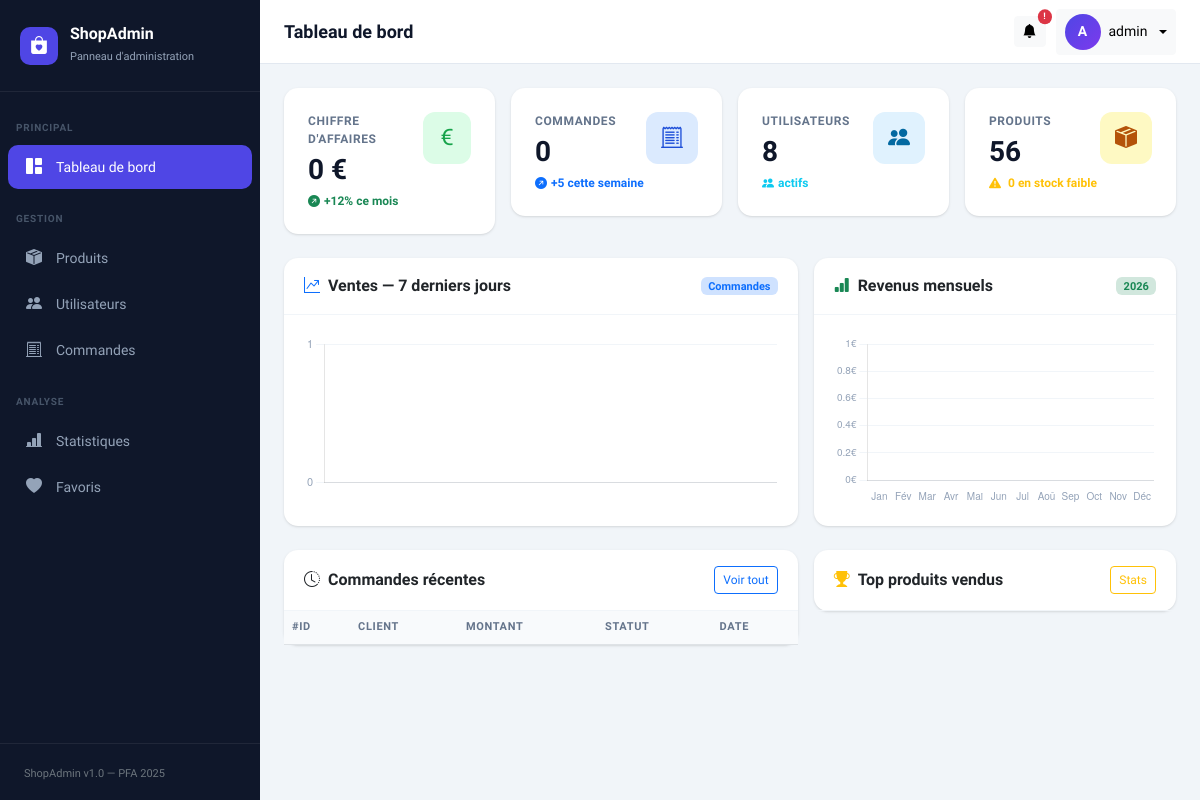
The app's page /dashboard-admin-main/index.php (signed in), older data.
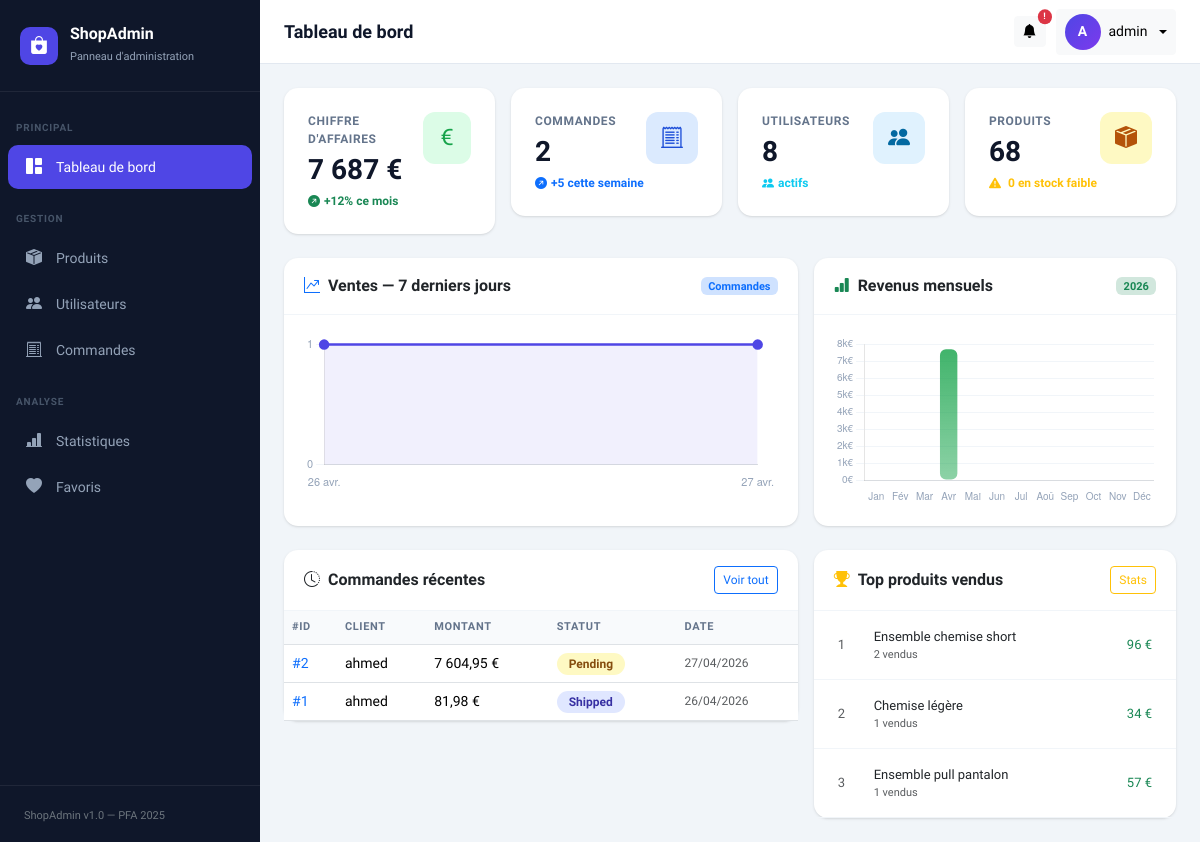
The same page, newer data.
### tables this page shows
CREATE TABLE `orders` (
  `id` int(11) NOT NULL,
  `user_id` int(11) DEFAULT NULL,
  `total_price` decimal(10,2) DEFAULT NULL,
  `status` enum('pending','paid','shipped','delivered','cancelled') DEFAULT 'pending',
  `created_at` timestamp NOT NULL DEFAULT current_timestamp()
);

CREATE TABLE `users` (
  `id` int(11) NOT NULL,
  `name` varchar(50) NOT NULL,
  `email` varchar(255) NOT NULL,
  `role` enum('admin','customer') DEFAULT 'customer',
  `is_active` tinyint(1) DEFAULT 1,
  `password` varchar(255) NOT NULL,
  `reset_token_hash` varchar(64) DEFAULT NULL,
  `reset_token_expires_at` datetime DEFAULT NULL,
  `is_verified` tinyint(1) DEFAULT 0,
  `verification_code` varchar(6) DEFAULT NULL,
  `code_expiry` datetime DEFAULT NULL
);

CREATE TABLE `produits` (
  `id` varchar(20) NOT NULL,
  `name` varchar(150) DEFAULT NULL,
  `description` text DEFAULT NULL,
  `price` decimal(10,2) DEFAULT NULL,
  `stock` int(11) DEFAULT NULL,
  `sku` varchar(100) DEFAULT NULL,
  `image_path` varchar(255) DEFAULT NULL,
  `category_id` int(11) DEFAULT NULL,
  `color_id` int(11) DEFAULT NULL,
  `created_at` timestamp NOT NULL DEFAULT current_timestamp() ON UPDATE current_timestamp(),
  `product_type` enum('haut','bas','accessoire','chaussure','ensemble') DEFAULT NULL,
  `season` enum('ete','hiver','mi_saison','toutes_saisons') DEFAULT 'toutes_saisons'
);

### dashboard-admin-main/config/database.php (called while the page is built, shortened)
<?php
class Database {
    private static ?PDO $instance = null;
    public static function getInstance(): PDO {
        if (self::$instance === null) {
            $dsn = "mysql:host=" . DB_HOST . ";dbname=" . DB_NAME . ";charset=" . DB_CHARSET;
            $options = [
                PDO::ATTR_ERRMODE            => PDO::ERRMODE_EXCEPTION,
                PDO::ATTR_DEFAULT_FETCH_MODE => PDO::FETCH_ASSOC,
                PDO::ATTR_EMULATE_PREPARES   => false,
            ];
            try {
                self::$instance = new PDO($dsn, DB_USER, DB_PASS, $options);
            } catch (PDOException $e) {
                error_log("Erreur connexion DB : " . $e->getMessage());
                die(json_encode(['error' => 'Connexion à la base de données échouée.']));
            }
        }
        return self::$instance;
    }
}

### dashboard-admin-main/models/Product.php (called while the page is built, shortened)
<?php
require_once __DIR__ . '/../config/database.php';
class Product {
    private PDO $db;
    public function __construct() {
        $this->db = Database::getInstance();
    }
    public function count(): int {
        return (int) $this->db->query("SELECT COUNT(*) FROM produits")->fetchColumn();
    }
    public function getLowStock(int $threshold = 5): array {
        $stmt = $this->db->prepare("
            SELECT * FROM produits WHERE stock < ? ORDER BY stock ASC
        ");
        $stmt->execute([$threshold]);
        return $stmt->fetchAll();
    }
    public function getTopSelling(int $limit = 5): array {
        $stmt = $this->db->prepare("
            SELECT p.id, p.name, p.price, p.image_path as image,
                   SUM(oi.quantity) AS total_sold,
                   SUM(oi.quantity * oi.price) AS revenue
            FROM produits p
            JOIN order_items oi ON p.id = oi.product_id
            GROUP BY p.id, p.name, p.price, p.image_path
            ORDER BY total_sold DESC
            LIMIT ?
        ");
        $stmt->execute([$limit]);
        return $stmt->fetchAll();
    }
}

### dashboard-admin-main/models/User.php (called while the page is built, shortened)
<?php
require_once __DIR__ . '/../config/database.php';
class User {
    private PDO $db;
    public function __construct() {
        $this->db = Database::getInstance();
    }
    public function count(): int {
        return (int) $this->db->query("SELECT COUNT(*) FROM users WHERE role = 'customer'")->fetchColumn();
    }
}

### dashboard-admin-main/models/Order.php (called while the page is built, shortened)
<?php
require_once __DIR__ . '/../config/database.php';
class Order {
    private PDO $db;
    public function __construct() {
        $this->db = Database::getInstance();
    }
    public function count(): int {
        return (int) $this->db->query("SELECT COUNT(*) FROM orders")->fetchColumn();
    }
    public function getTotalRevenue(): float {
        return (float) $this->db->query(
            "SELECT COALESCE(SUM(total_price), 0) FROM orders WHERE status != 'cancelled'"
        )->fetchColumn();
    }
    public function getRecent(int $limit = 5): array {
        $stmt = $this->db->prepare("
            SELECT o.*, o.total_price AS total, u.name AS user_name
            FROM orders o
            JOIN users u ON o.user_id = u.id
            ORDER BY o.created_at DESC
            LIMIT ?
        ");
        $stmt->execute([$limit]);
        return $stmt->fetchAll();
    }
}

### dashboard-admin-main/views/dashboard.php (the view, shortened to what the changed rows need)
<?php
require_once __DIR__ . '/../includes/header.php';
require_once __DIR__ . '/../includes/sidebar.php';
?>
<div class="main-wrapper">
    <?php require_once __DIR__ . '/../includes/navbar.php'; ?>
    <div class="content-area">
        <div class="row g-3 mb-4">
            <div class="col-sm-6 col-xl-3">
                <div class="card stat-card p-4">
                    <div class="d-flex justify-content-between align-items-start">
                        <div>
                            <div class="stat-label mb-2">Chiffre d'affaires</div>
                            <div class="stat-value"><?= number_format($stats['revenue'], 0, ',', ' ') ?> €</div>
                            <div class="stat-trend text-success mt-2">
                                <i class="bi bi-arrow-up-right-circle-fill me-1"></i>+12% ce mois
                            </div>
                        </div>
                        <div class="stat-icon" style="background:#dcfce7;">
                            <i class="bi bi-currency-euro" style="color:#16a34a;"></i>
                        </div>
                    </div>
                </div>
            </div>
            <div class="col-sm-6 col-xl-3">
                <div class="card stat-card p-4">
                    <div class="d-flex justify-content-between align-items-start">
                        <div>
                            <div class="stat-label mb-2">Commandes</div>
                            <div class="stat-value"><?= $stats['orders'] ?></div>
                            <div class="stat-trend text-primary mt-2">
                                <i class="bi bi-arrow-up-right-circle-fill me-1"></i>+5 cette semaine
                            </div>
                        </div>
                        <div class="stat-icon" style="background:#dbeafe;">
                            <i class="bi bi-receipt-cutoff" style="color:#1d4ed8;"></i>
                        </div>
                    </div>
                </div>
            </div>
            <div class="col-sm-6 col-xl-3">
                <div class="card stat-card p-4">
                    <div class="d-flex justify-content-between align-items-start">
                        <div>
                            <div class="stat-label mb-2">Utilisateurs</div>
                            <div class="stat-value"><?= $stats['users'] ?></div>
                            <div class="stat-trend text-info mt-2">
                                <i class="bi bi-people-fill me-1"></i>actifs
                            </div>
                        </div>
                        <div class="stat-icon" style="background:#e0f2fe;">
                            <i class="bi bi-people-fill" style="color:#0369a1;"></i>
                        </div>
                    </div>
                </div>
            </div>
            <div class="col-sm-6 col-xl-3">
                <div class="card stat-card p-4">
                    <div class="d-flex justify-content-between align-items-start">
                        <div>
                            <div class="stat-label mb-2">Produits</div>
                            <div class="stat-value"><?= $stats['products'] ?></div>
                            <div class="stat-trend text-warning mt-2">
                                <i class="bi bi-exclamation-triangle-fill me-1"></i>
                                <?= count($lowStockAlerts) ?> en stock faible
                            </div>
                        </div>
                        <div class="stat-icon" style="background:#fef9c3;">
                            <i class="bi bi-box-seam-fill" style="color:#b45309;"></i>
                        </div>
                    </div>
                </div>
            </div>
        </div>
        <div class="row g-3 mb-4">
            <div class="col-lg-7">
                <div class="card h-100">
                    <div class="card-header d-flex justify-content-between align-items-center">
                        <span><i class="bi bi-graph-up-arrow me-2 text-primary"></i>Ventes — 7 derniers jours</span>
                        <span class="badge bg-primary-subtle text-primary" style="font-size:11px;">Commandes</span>
                    </div>
                    <div class="card-body" style="padding:20px;">
                        <canvas id="salesChart" height="100"></canvas>
                    </div>
                </div>
            </div>
            <div class="col-lg-5">
                <div class="card h-100">
                    <div class="card-header d-flex justify-content-between align-items-center">
                        <span><i class="bi bi-bar-chart-fill me-2 text-success"></i>Revenus mensuels</span>
                        <span class="badge bg-success-subtle text-success" style="font-size:11px;"><?= date('Y') ?></span>
                    </div>
                    <div class="card-body" style="padding:20px;">
                        <canvas id="monthlyChart" height="160"></canvas>
                    </div>
                </div>
            </div>
        </div>
        <div class="row g-3">
            <div class="col-lg-7">
                <div class="card">
                    <div class="card-header d-flex justify-content-between align-items-center">
                        <span><i class="bi bi-clock-history me-2"></i>Commandes récentes</span>
                        <a href="index.php?page=orders" class="btn btn-sm btn-outline-primary" style="font-size:12px;">
                            Voir tout
                        </a>
                    </div>
                    <div class="table-responsive">
                        <table class="table mb-0">
                            <thead>
                                <tr>
                                    <th>#ID</th>
                                    <th>Client</th>
                                    <th>Montant</th>
                                    <th>Statut</th>
                                    <th>Date</th>
                                </tr>
                            </thead>
                            <tbody>
                                <?php foreach ($recentOrders as $order): ?>
                                <tr>
                                    <td><span class="fw-700 text-primary">#<?= $order['id'] ?></span></td>
                                    <td><?= htmlspecialchars($order['user_name']) ?></td>
                                    <td class="fw-600"><?= number_format($order['total'], 2, ',', ' ') ?> €</td>
                                    <td>
                                        <span class="status-badge status-<?= $order['status'] ?>">
                                            <?= ucfirst($order['status']) ?>
                                        </span>
                                    </td>
                                    <td class="text-muted" style="font-size:12px;">
                                        <?= date('d/m/Y', strtotime($order['created_at'])) ?>
                                    </td>
                                </tr>
                                <?php endforeach; ?>
                            </tbody>
                        </table>
                    </div>
                </div>
            </div>
            <div class="col-lg-5">
                <div class="card">
                    <div class="card-header d-flex justify-content-between align-items-center">
                        <span><i class="bi bi-trophy-fill text-warning me-2"></i>Top produits vendus</span>
                        <a href="index.php?page=stats" class="btn btn-sm btn-outline-warning" style="font-size:12px;">Stats</a>
                    </div>
                    <div class="card-body p-0">
                        <?php foreach ($topProducts as $i => $p): ?>
                        <div class="d-flex align-items-center gap-3 px-4 py-3"
                             style="border-bottom: 1px solid #f1f5f9;">
                            <span class="fw-800 text-muted" style="min-width:20px;font-size:13px;">
                                <?= $i + 1 ?>
                            </span>
                            <div class="flex-grow-1">
                                <div class="fw-600" style="font-size:13px;">
                                    <?= htmlspecialchars($p['name']) ?>
                                </div>
                                <div class="text-muted" style="font-size:11px;">
                                    <?= $p['total_sold'] ?> vendus
                                </div>
                            </div>
                            <span class="fw-700 text-success" style="font-size:13px;">
                                <?= number_format($p['revenue'], 0, ',', ' ') ?> €
                            </span>
                        </div>
                        <?php endforeach; ?>
                    </div>
                </div>
            </div>
        </div>
    </div>
</div>
<?php require_once __DIR__ . '/../includes/footer.php'; ?>

Row changes from the older to the newer data that the page shows:
added orders: id "2", user.name "ahmed", total_price "7 604,95", status "Pending", created_at "27/04/2026"
added orders: id "1", user.name "ahmed", total_price "81,98", status "Shipped", created_at "26/04/2026"
now on this page (row edited): produits: name "Ensemble chemise short", total_sold "2", revenue "96"
now on this page (row edited): produits: name "Chemise légère", total_sold "1", revenue "34"
now on this page (row edited): produits: name "Ensemble pull pantalon", total_sold "1", revenue "57"
Text that changed along with them:
$stats['revenue']: "0" → "7 687"
$stats['orders']: "0" → "2"
$stats['products']: "56" → "68"
chart data {{ json_encode($sales7days) }}: [] → [1,1]
chart data {{ json_encode(array_values($revenueByMonth)) }}: [0,0,0,0,0,0,0,0,0,0,0,0] → [0,0,0,7686.93,0,0,0,0,0,0,0,0]
